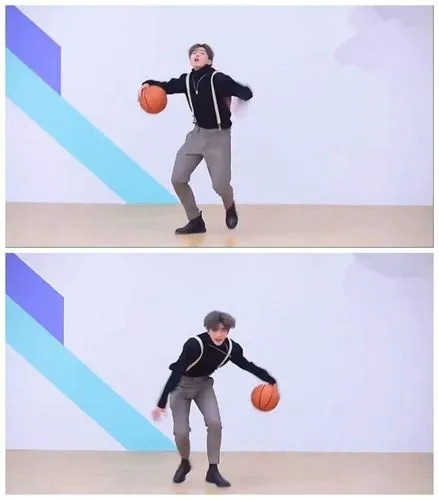
#> input picture gege.jpg, 439 x 500 px
$ jupyter execute 'l3图像像素点更改.ipynb'
#> lines starting #> are read from the running program, lines starting #| are printed output that depends on the picture; after the words box and inside, x2 and y2 are one past the last pixel; in counts of white or black regions, pixels touching at a corner belong together
[cell 1]
import numpy as np
import matplotlib.pyplot as plt
import cv2 as cv

[cell 2]
img = np.zeros((150,150,3),np.uint8)

[cell 3]
plt.imshow(img[:,:,::-1])

[cell 4]
img[100,100]

[cell 5]
px = img[100,100]

[cell 6]
blue = img[100,100,0]

[cell 7]
blue

[cell 8]
img[100,100]=[255,255,255]

[cell 9]
plt.imshow(img[:,:,::-1])
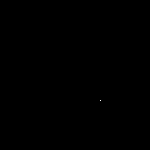
#> shown: shape (150, 150, 3); 0% white in thin lines or dots, all inside (x1, y1, x2, y2) = (100, 100, 101, 101)

[cell 10]
img[100,100]

[cell 11]
img.shape

[cell 12]
img.dtype

[cell 13]
img.size

[cell 14]
gege = cv.imread("gege.jpg")
#> gege is the input picture: shape (500, 439, 3); mean B, G, R 224.9, 206.2, 204.3

[cell 15]
plt.imshow(gege[:,:,::-1])

[cell 16]
b,g,r = cv.split(gege)
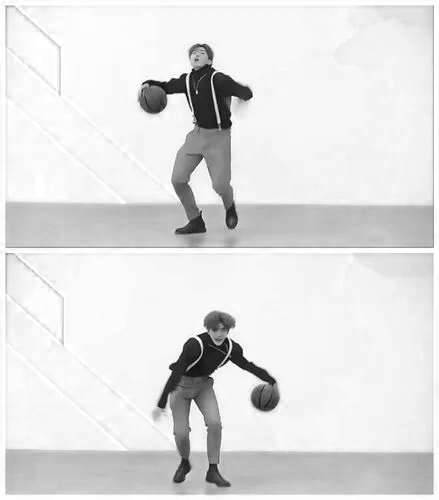
#> b: shape (500, 439); min 0, max 255, mean 224.9
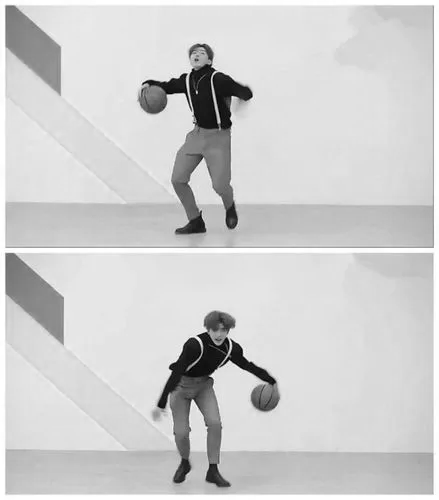
#> g: shape (500, 439); min 0, max 255, mean 206.2
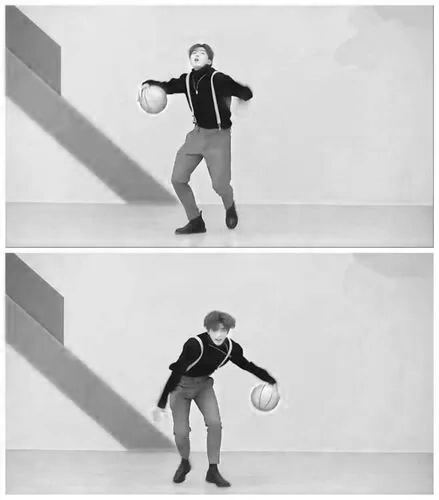
#> r: shape (500, 439); min 0, max 255, mean 204.3

[cell 17]
plt.imshow(b,cmap=plt.cm.gray)

[cell 18]
img2 = cv.merge((b,g,r))

[cell 19]
plt.imshow(img2[:,:,::-1])

[cell 20]
gray = cv.cvtColor(gege,cv.COLOR_BGR2GRAY)

[cell 21]
plt.imshow(gray,cmap=plt.cm.gray)

[cell 22]
hsv = cv.cvtColor(gege,cv.COLOR_BGR2HSV)
#> hsv: shape (500, 439, 3); mean H, S, V 102.2, 33.6, 228.6
